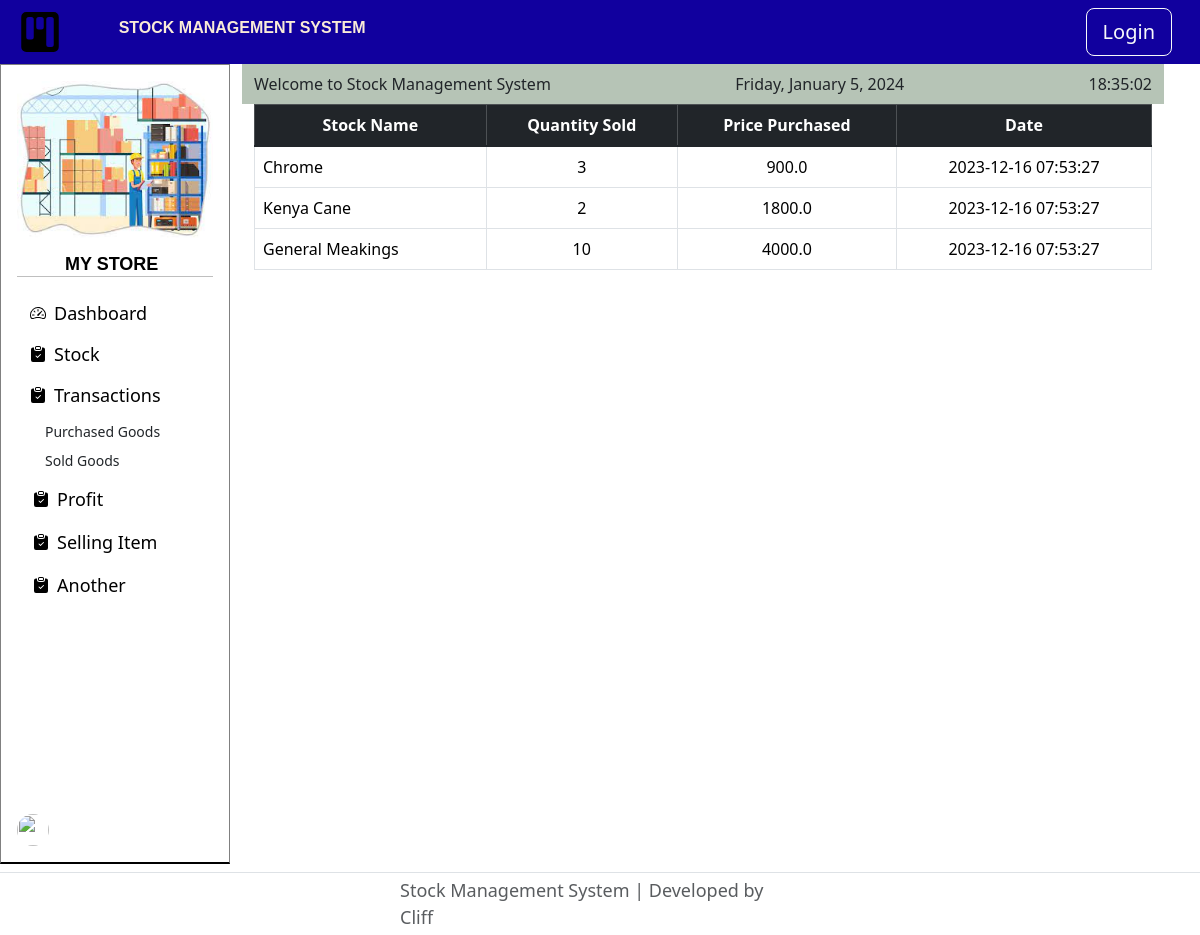
The page /outtransactions on the database as committed earlier.
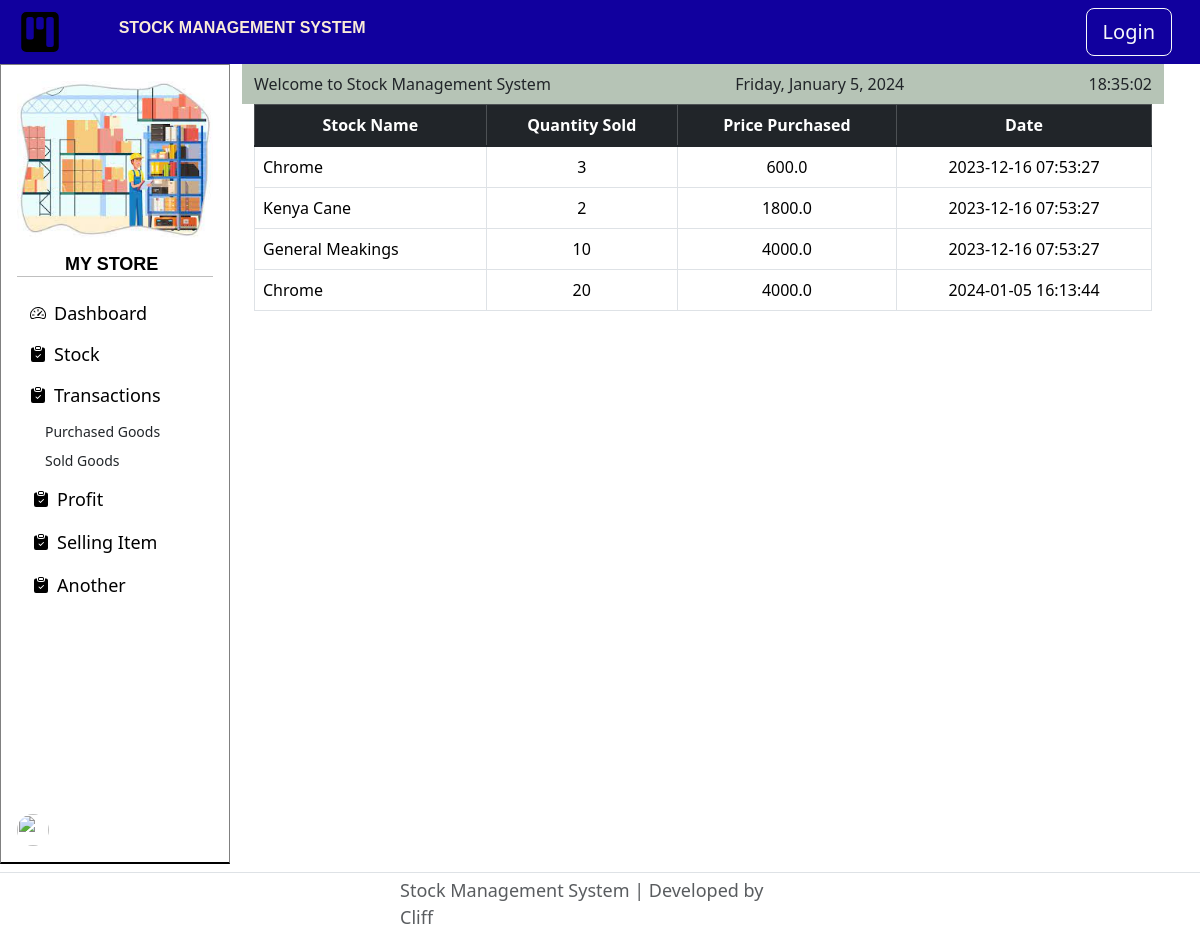
The same page on the database as committed later.
### main.py (models this page shows)
class Stock(db.Model):
    __tablename__ = "stock"
    id = db.Column(db.Integer, primary_key=True)
    item_name = db.Column(db.String(100), unique=True, nullable=False)
    item_quantity = db.Column(db.Integer, nullable=False)
    buying_price = db.Column(db.Float, nullable=False)
    selling_price = db.Column(db.Float, nullable=False)
    transactions = db.relationship("Transactions", back_populates="itemname", cascade="all, delete-orphan")

### main.py (the view)
@app.route("/outtransactions")
def outtransactions():
    all_transactions = db.session.execute(db.select(Transactions)).scalars().all()
    sold_transactions = [[db.get_or_404(Stock, transaction.item_id).item_name, transaction.sold_quantity, db.get_or_404(Stock, transaction.item_id).buying_price*transaction.sold_quantity, (transaction.timestamp).strftime("%Y-%m-%d %H:%M:%S")]for transaction in all_transactions if transaction.sold_quantity > 0]
    return render_template("soldtransactions.html", transactions=sold_transactions)

### templates/soldtransactions.html
{% extends 'index.html' %}
{% block content %}
<div class="container-fluid">
    <table class="table table-bordered">
        <thead class="table-dark text-center">
          <tr class="p-2">
            <th scope="col">Stock Name</th>
            <th scope="col">Quantity Sold</th>
            <th scope="col">Price Purchased</th>
            <th scope="col">Date</th>
          </tr>
        </thead>
        <tbody class="table-group-divider">
          {%for transaction in transactions %}
          <tr>
            <td class="p-2">{{ transaction[0] }}</td>
            <td class="text-center p-2">{{ transaction[1] }}</td>
            <td class="text-center p-2">{{ transaction[2] }}</td>
            <td class="text-center p-2">{{ transaction[3] }}</td>
          </tr>
          {% endfor %}
        </tbody>
      </table>
</div>
{% endblock %}

Rows that differ between the two databases and show on the page:
now on one of the page's lists (row edited): Stock: item_name "Chrome", buying_price "2024-01-05 16:13:44"
changed Stock "Chrome": transaction "900.0" → "600.0"
